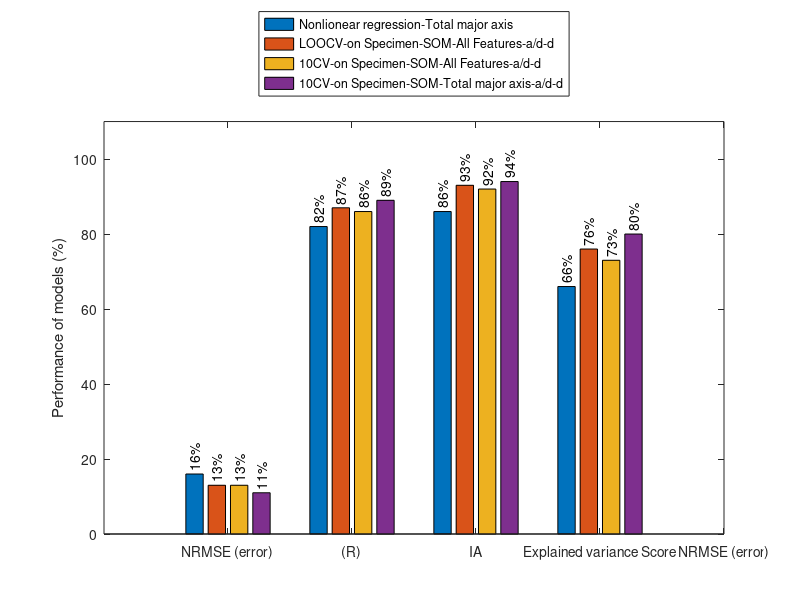

This chart was generated by the following MATLAB code: (Note: this script raises an error after producing the figure.)
clear all,clc
close all


% data set 1

% data2 = 100*[ 0.33, 0.37, 0.39,0.36 ,0.45  ,0.28 , 0.29,0.28 , 0.32, 0.35;0.9 ,0.86 ,0.86 ,0.9 , 0.87 ,0.91 ,0.9 ,0.91 ,0.9 ,0.88 ;0.94 ,0.92 ,0.92 ,0.94 ,0.92  ,0.95 , 0.94,0.95 ,0.94 ,0.93 ; 0.81,0.72 , 0.72,0.77 ,0.66  ,0.83 ,0.81 ,0.82 , 0.8,0.77];
data = 100*[  0.16 , 0.13  ,0.13   , 0.11  ; 0.82   , 0.87 , 0.86   ,0.89  ; 0.86   , 0.93  , 0.92  , 0.94  ; 0.66  , 0.76  ,  0.73  ,  0.80  ];



fH = gcf; colormap(jet(4));
Labels = {'NRMSE (error)', '(R)', 'IA','Explained variance Score'};
set(gca, 'XTick', 1:4, 'XTickLabel', Labels);
h=bar(data);
ylabel('Performance of models (%)')
ybuff=1;

for i=1:length(h)
    XDATA=get(get(h(i),'Children'),'XData');
    YDATA=get(get(h(i),'Children'),'YData');
    for j=1:size(XDATA,2)
        x=XDATA(1,j)+(XDATA(3,j)-XDATA(1,j))/2;
        y=YDATA(2,j)+ybuff;
        t=[num2str(YDATA(2,j),3), '%' ];
        text(x,y,t,'Color','k','HorizontalAlignment','left','Rotation',90)
    end
end
legend('Nonlionear regression-Total major axis','LOOCV-on Specimen-SOM-All Features-a/d-d','10CV-on Specimen-SOM-All Features-a/d-d','10CV-on Specimen-SOM-Total major axis-a/d-d','Location','NorthOutside')
set(gca, 'XTick', 1:5, 'XTickLabel', Labels);

ylim([0 110])
applyhatch_pluscolor(fH,'//cc', 0, [0 1 0 1], jet(4))

% applyhatch_pluscolor(gcf,'|-.+\',0,[1 1 0 1 0 ],cool(5),200,3,2)
% legend('baseline','SVM using Wavelet feat','SVM using Geometrical feat','J48 using Geometrical feat','SVM+J48 Geometrical feat','Position','bestoutside')
print('Performance_regression_ex_deep_uniform','-dpng', '-r1000');

%%
% data set 1

% data2 = 100*[ 0.33, 0.37, 0.39,0.36 ,0.45  ,0.28 , 0.29,0.28 , 0.32, 0.35;0.9 ,0.86 ,0.86 ,0.9 , 0.87 ,0.91 ,0.9 ,0.91 ,0.9 ,0.88 ;0.94 ,0.92 ,0.92 ,0.94 ,0.92  ,0.95 , 0.94,0.95 ,0.94 ,0.93 ; 0.81,0.72 , 0.72,0.77 ,0.66  ,0.83 ,0.81 ,0.82 , 0.8,0.77];
data = 100*[  0.15  ,  0.13  , 0.14   ,  0.15  ;  0.82  , 0.87  , 0.85    ,  0.83 ;  0.89   , 0.92   ,  0.92  ,  0.91  ; 0.67 ,0.75   ,0.72     , 0.69   ];

% data = 100*[    ,    ,    ,    ;    ,   ,     ,   ;     ,    ,    ,    ;  ,   ,     ,    ];


fH = gcf; colormap(jet(4));
Labels = {'NRMSE (error)', '(R)', 'IA','Explained variance Score'};
set(gca, 'XTick', 1:4, 'XTickLabel', Labels);
h=bar(data);
ylabel('Performance of models (%)')
ybuff=1;

for i=1:length(h)
    XDATA=get(get(h(i),'Children'),'XData');
    YDATA=get(get(h(i),'Children'),'YData');
    for j=1:size(XDATA,2)
        x=XDATA(1,j)+(XDATA(3,j)-XDATA(1,j))/2;
        y=YDATA(2,j)+ybuff;
        t=[num2str(YDATA(2,j),3), '%' ];
        text(x,y,t,'Color','k','HorizontalAlignment','left','Rotation',90)
    end
end
legend('Nonlionear regression-Total major axis-a/d-d-All data sets','Nonlionear regression-Total major axis-a/d-d-data sets d<20 in','10CV-on Specimen-SOM-All features-a/d-d-All data sets','10CV-on Specimen-SOM-Total major axis-a/d-d-All data sets','Location','NorthOutside')
set(gca, 'XTick', 1:5, 'XTickLabel', Labels);

ylim([0 120])
applyhatch_pluscolor(fH,'//cc', 0, [0 1 0 1], jet(4))

% applyhatch_pluscolor(gcf,'|-.+\',0,[1 1 0 1 0 ],cool(5),200,3,2)
% legend('baseline','SVM using Wavelet feat','SVM using Geometrical feat','J48 using Geometrical feat','SVM+J48 Geometrical feat','Position','bestoutside')
print('Performance_regression_FR','-dpng', '-r1000');
%%
% data set 3

% data2 = 100*[ 0.33, 0.37, 0.39,0.36 ,0.45  ,0.28 , 0.29,0.28 , 0.32, 0.35;0.9 ,0.86 ,0.86 ,0.9 , 0.87 ,0.91 ,0.9 ,0.91 ,0.9 ,0.88 ;0.94 ,0.92 ,0.92 ,0.94 ,0.92  ,0.95 , 0.94,0.95 ,0.94 ,0.93 ; 0.81,0.72 , 0.72,0.77 ,0.66  ,0.83 ,0.81 ,0.82 , 0.8,0.77];

data = 100*[  0.11  , 0.09   , 0.08   ,  0.08  ; 0.78   ,0.87   , 0.9    , 0.89  ; 0.87    ,  0.93  , 0.95   ,  0.94  ; 0.61 ,  0.77 ,  0.81   ,  0.79  ];


fH = gcf; colormap(jet(4));
Labels = {'NRMSE (error)', '(R)', 'IA','Explained variance Score'};
set(gca, 'XTick', 1:4, 'XTickLabel', Labels);
h=bar(data);
ylabel('Performance of models (%)')
ybuff=1;

for i=1:length(h)
    XDATA=get(get(h(i),'Children'),'XData');
    YDATA=get(get(h(i),'Children'),'YData');
    for j=1:size(XDATA,2)
        x=XDATA(1,j)+(XDATA(3,j)-XDATA(1,j))/2;
        y=YDATA(2,j)+ybuff;
        t=[num2str(YDATA(2,j),3), '%' ];
        text(x,y,t,'Color','k','HorizontalAlignment','left','Rotation',90)
    end
end
legend('Nonlionear regression-Crack length-Total major axis-a/d-d-All data sets','Nonlionear regression-Crack length-Total major axis-a/d-d-data sets d<20 in','10CV-on Specimen-Gaussian-All features-a/d-d-All data sets','10CV-on Specimen-Gaussian-Crack length-Total major axis-a/d-d-All data sets','Location','NorthOutside')
set(gca, 'XTick', 1:5, 'XTickLabel', Labels);

ylim([0 120])
applyhatch_pluscolor(fH,'//cc', 0, [0 1 0 1], jet(4))

% applyhatch_pluscolor(gcf,'|-.+\',0,[1 1 0 1 0 ],cool(5),200,3,2)
% legend('baseline','SVM using Wavelet feat','SVM using Geometrical feat','J48 using Geometrical feat','SVM+J48 Geometrical feat','Position','bestoutside')
print('Performance_regression_V','-dpng', '-r1000');